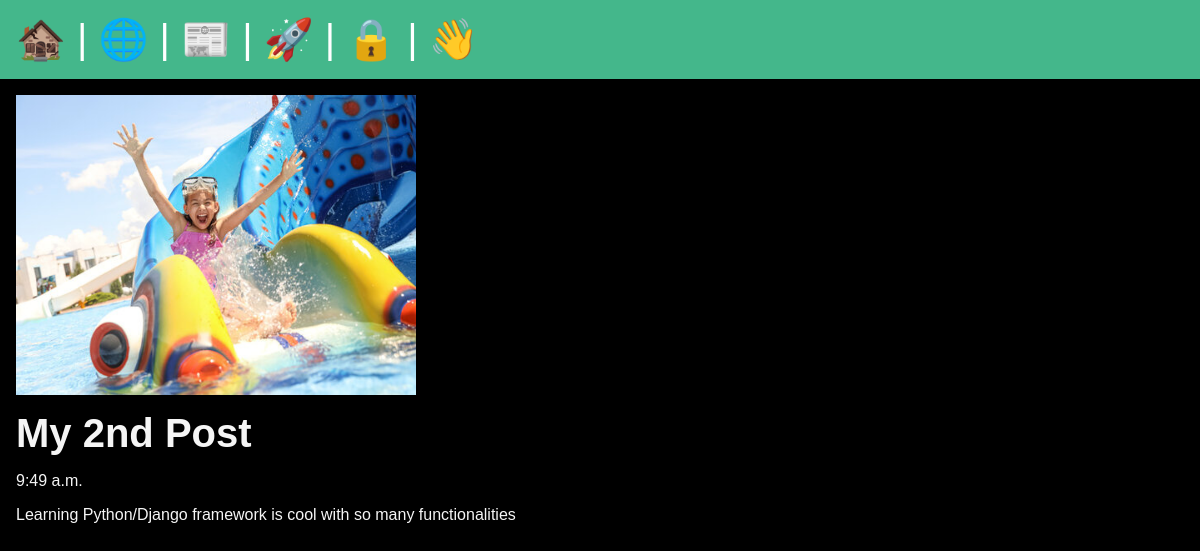
Page /posts/My-Second-Post on the committed database.
### posts/models.py (models this page shows, shortened)
class Post(models.Model):
  title = models.CharField(max_length=75)
  body = models.TextField()
  slug = models.SlugField()
  date = models.TimeField(auto_now_add=True)
  banner = models.ImageField(default='fallback.jpg', blank=True)

### posts/views.py (the view)
# urls.py: path('<slug:slug>', views.post_page, name='page'),
def post_page(request, slug):
   post = Post.objects.all().get(slug=slug)
   return render(request, 'posts/post_page.html', {'post': post})

### posts/templates/posts/post_page.html (shortened to what this page needs)
{% extends 'layout.html' %}
{% block content %}
<section>
  <div class="img-container">
    <img class="img" src="{{post.banner.url}}" alt="{{post.title}}" />
  </div>
  <h1>{{ post.title }}</h1>
  <p>{{post.date}}</p>
  <p>{{post.body}}</p>
</section>
{% endblock %}

### static/css/style.css (style rules this page uses)
* { margin: 0; padding: 0; box-sizing: border-box; }
body { font-family: Arial; min-height: 100vh; font-size: 3rem; color: whitesmoke; background-color: black; }
section { display: flex; flex-flow: column; gap: 1rem; }
h1, h2 { font-size: 2.5rem; }
p { font-size: 1rem; }
.img-container { width: 400px; height: 300px; }
.img { width: 100%; height: 100%; object-fit: cover; }

### rows in the picture
Post: banner (picture), title "My 2nd Post", date "9:49 a.m.", body "Learning Python/Django framework is cool with so many functionalities"
